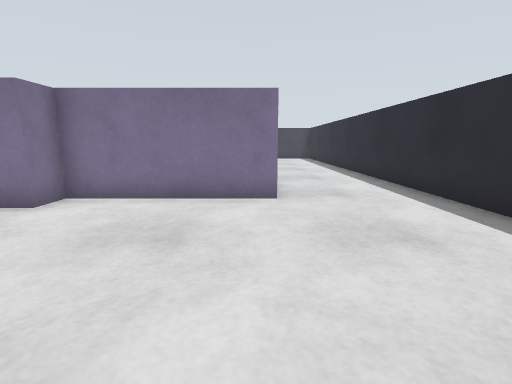
View 1 (above)

17 first-person views from a walk through a Gazebo world. The camera is 0.13 m above the floor, tilts 10° down and sees 85° across. The floor is counted in squares, 0.1 m on a side. Each view is taken from the middle of a square. On the plan, view 1 faces up. The plan holds only what a view shows up to about 13 squares ahead; the rest is blank. The place goes on beyond the plan. The robots in the file are not drawn.

View 2
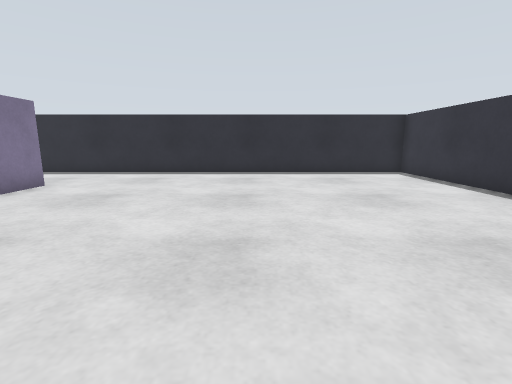

View 3
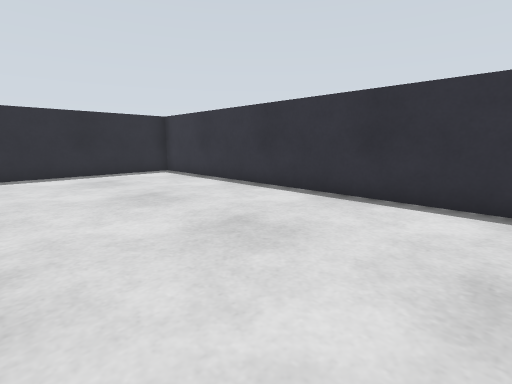

View 4
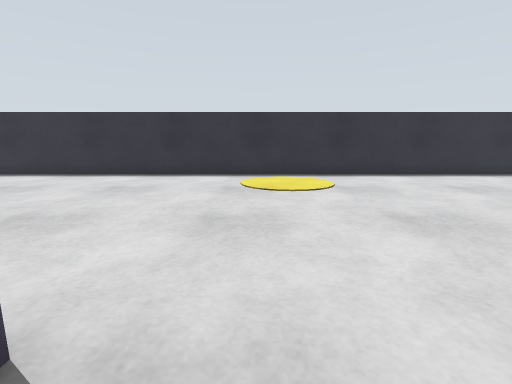

View 5
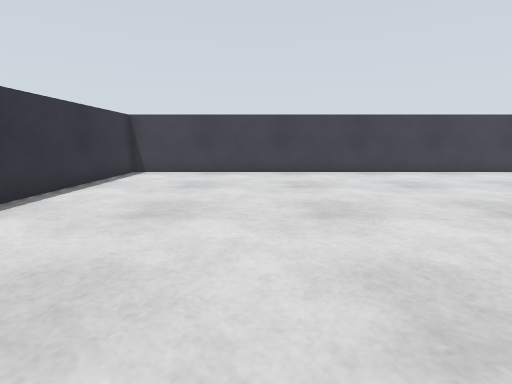

View 6
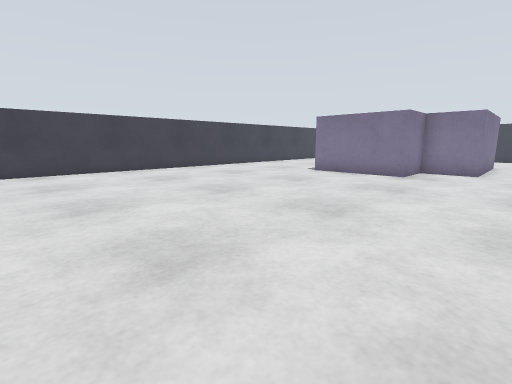

View 7
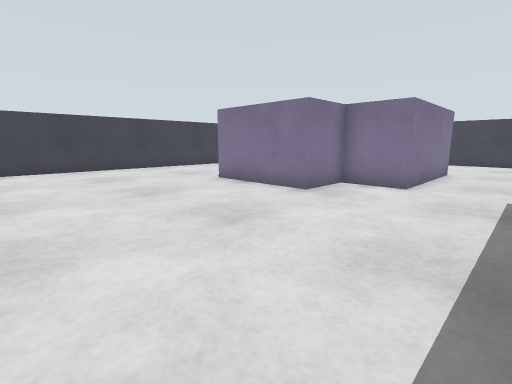

View 8
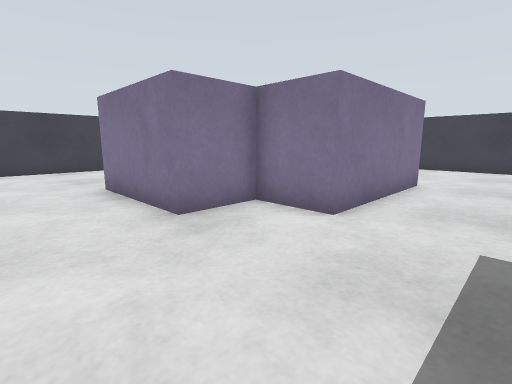

View 9
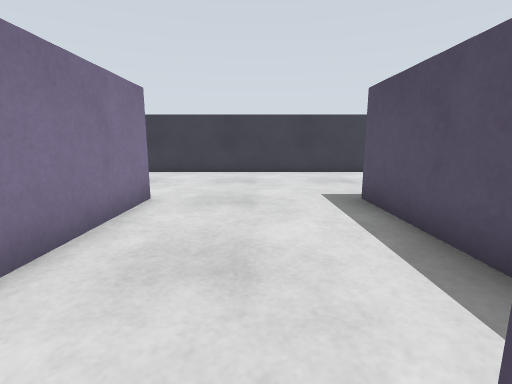

View 10
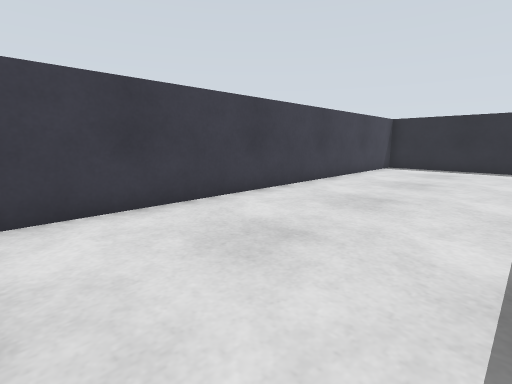

View 11
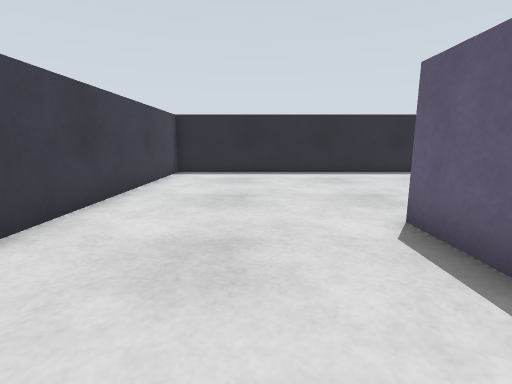

View 12
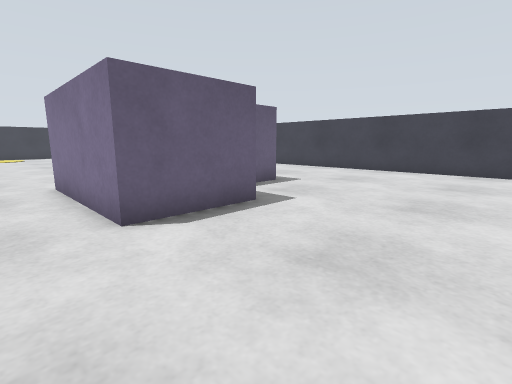

View 13
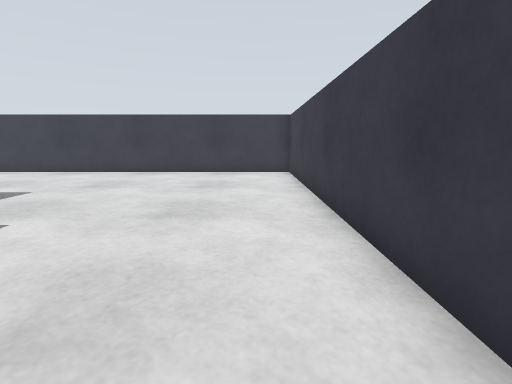

View 14
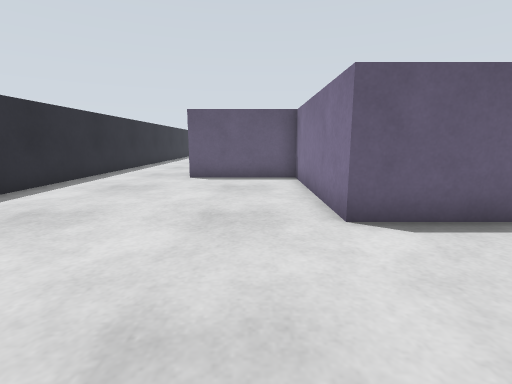

View 15
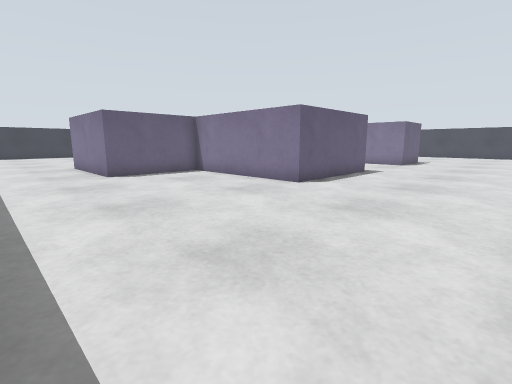

View 16
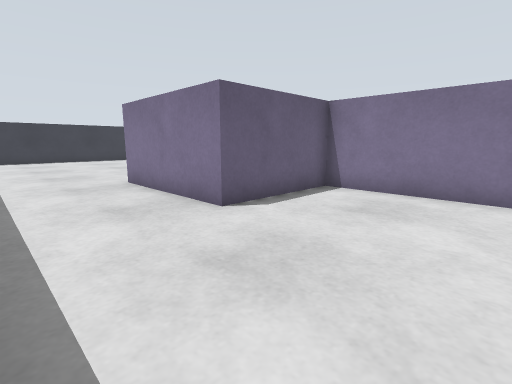

View 17
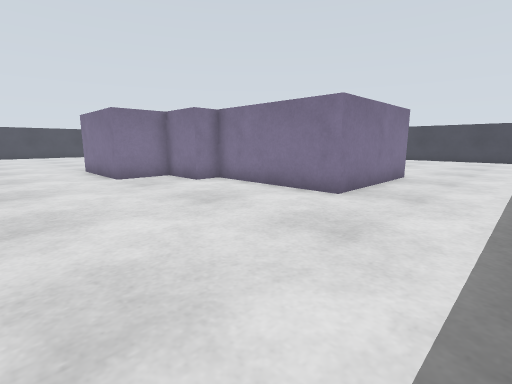

### Floor plan
Points are (right, up) in squares from view 1. A wall is a line through its corners. A room is listed if a view was taken in it or the views show most of it. See-through windows are left out.
Room 1 (views 1, 2, 3, 4, 5, 6, 7, 8, 9, 10, 11, 12, 13, 14, 15, 16, 17)
walls: (-8.5, 13.5) (-8.5, 17.5) (-3.5, 17.5) (-3.5, 11.5) (0.5, 11.5) (0.5, 6.5) (-4.5, 6.5) (-4.5, 5.5) (-6.5, 5.5) (-6.5, 3.5) (-10.5, 3.5); (-13.5, 15.6) (-13.5, 12.5) (-15.5, 12.5) (-15.5, 10.5) (-19.5, 10.5); (-19.6, 15.5) (-18.5, 15.5); (-25.5, -6.5) (4.5, -6.5) (4.5, 23.5) (-25.5, 23.5) (-25.5, -6.5)
objects: blue box (-16, 16) to (-14, 16); blue box (-16, 17) to (-14, 17)

Where each view was taken, in squares from view 1:
view 1: 0 up, 0 right, facing up
view 2: 0 up, 8 left, facing right
view 3: 0 up, 8 left, facing down-right
view 4: 5 up, 12 left, facing down
view 5: 1 down, 13 left, facing left
view 6: 1 down, 12 left, facing up-left
view 7: 4 up, 11 left, facing up-left
view 8: 8 up, 11 left, facing up-left
view 9: 11 up, 11 left, facing up
view 10: 18 up, 11 left, facing up-right
view 11: 20 up, 8 left, facing right
view 12: 22 up, 12 left, facing down-left
view 13: 22 up, 13 left, facing left
view 14: 22 up, 2 left, facing down
view 15: 23 up, 4 right, facing down-left
view 16: 16 up, 4 right, facing down-left
view 17: 0 up, 4 right, facing up-left
